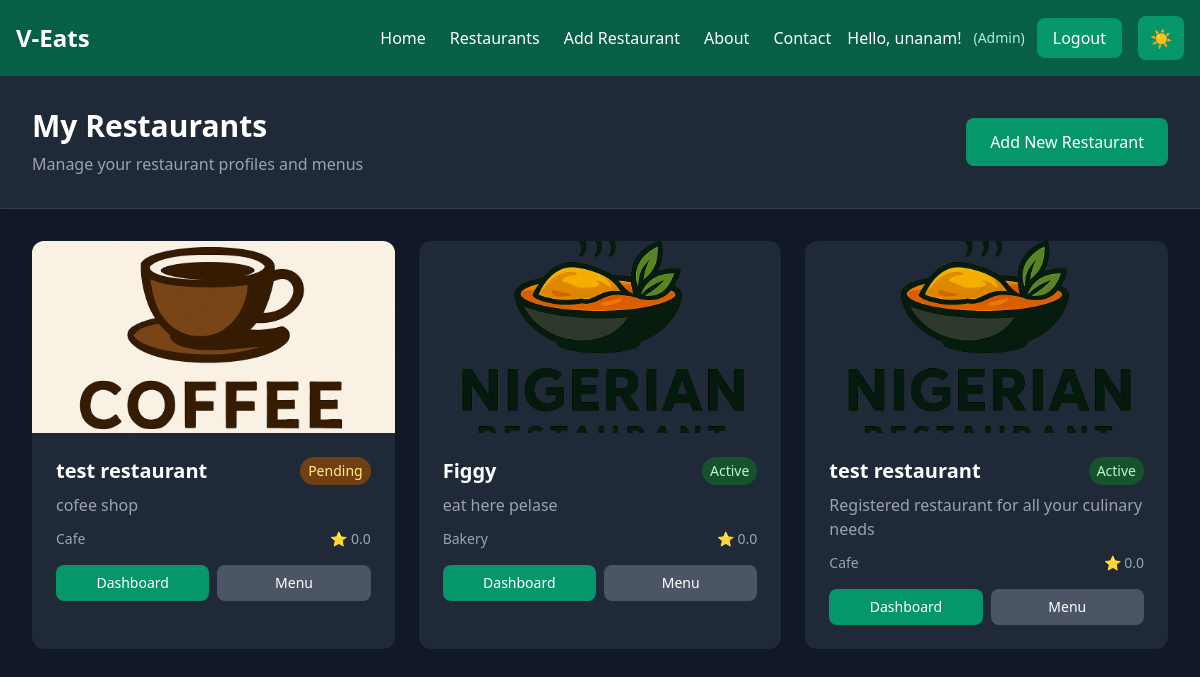
The app's page /restaurants/my-restaurants/ (signed in) with its own data.
### restaurant/models.py (models this page shows, shortened)
class Restaurant(models.Model):
    CATEGORY_CHOICES = [
        ('fast_food', 'Fast Food'),
        ('casual', 'Casual Dining'),
        ('fine_dining', 'Fine Dining'),
        ('cafe', 'Cafe'),
        ('bakery', 'Bakery'),
        ('dessert', 'Dessert'),
        ('other', 'Other'),
    ]
    STATUS_CHOICES = [
        ('active', 'Active'),
        ('inactive', 'Inactive'),
        ('pending', 'Pending Approval'),
    ]
    name = models.CharField(max_length=200)
    description = models.TextField()
    owner = models.ForeignKey(settings.AUTH_USER_MODEL, on_delete=models.CASCADE, related_name='owned_restaurants')
    category = models.CharField(max_length=20, choices=CATEGORY_CHOICES, default='other')
    address = models.TextField()
    phone = models.CharField(max_length=20)
    email = models.EmailField()
    website = models.URLField(blank=True, null=True)
    image = models.ImageField(upload_to='restaurants/', blank=True, null=True)
    logo = models.ImageField(upload_to='restaurant_logos/', blank=True, null=True)
    status = models.CharField(max_length=20, choices=STATUS_CHOICES, default='pending')
    opening_time = models.TimeField()
    closing_time = models.TimeField()
    is_delivery_available = models.BooleanField(default=True)
    delivery_fee = models.DecimalField(max_digits=6, decimal_places=2, default=0.00)
    minimum_order = models.DecimalField(max_digits=8, decimal_places=2, default=0.00)
    rating = models.FloatField(default=0.0)
    total_reviews = models.IntegerField(default=0)
    created_at = models.DateTimeField(auto_now_add=True)
    updated_at = models.DateTimeField(auto_now=True)
    class Meta:
        ordering = ['-created_at']

### restaurant/views.py (the view)
# urls.py: path('my-restaurants/', views.my_restaurants, name='my_restaurants'),
@login_required
def my_restaurants(request):
    if request.user.is_superuser:
        restaurants = Restaurant.objects.all()
    else:
        restaurants = request.user.owned_restaurants.all()
    context = {
        'restaurants': restaurants,
        'is_owner_view': True,
    }
    return render(request, 'restaurant/my_restaurants.html', context)

### restaurant/templates/restaurant/my_restaurants.html (shortened to what this page needs)
{% extends 'base.html' %}
{% block content %}
<div class="min-h-screen bg-gray-50 dark:bg-gray-900">
  <div class="bg-white dark:bg-gray-800 shadow-sm border-b border-gray-200 dark:border-gray-700">
    <div class="max-w-7xl mx-auto px-4 sm:px-6 lg:px-8 py-8">
      <div class="flex flex-col md:flex-row md:items-center md:justify-between">
        <div>
          <h1 class="text-3xl font-bold text-gray-900 dark:text-white">My Restaurants</h1>
          <p class="text-gray-600 dark:text-gray-400 mt-2">Manage your restaurant profiles and menus</p>
        </div>
        {% if user.is_superuser %}
          <a href="{% url 'restaurant:add' %}"
             class="mt-4 md:mt-0 bg-emerald-600 text-white px-6 py-3 rounded-lg hover:bg-emerald-700 transition-colors duration-200 font-medium">
            Add New Restaurant
          </a>
        {% endif %}
      </div>
    </div>
  </div>
  <div class="max-w-7xl mx-auto px-4 sm:px-6 lg:px-8 py-8">
    {% if restaurants %}
      <div class="grid grid-cols-1 md:grid-cols-2 lg:grid-cols-3 gap-6">
        {% for restaurant in restaurants %}
          <div class="bg-white dark:bg-gray-800 rounded-xl shadow-sm hover:shadow-lg transition-shadow duration-200 overflow-hidden">
            {% if restaurant.image %}
              <img src="{{ restaurant.image.url }}" alt="{{ restaurant.name }}" class="w-full h-48 object-cover">
            {% else %}
              <div class="w-full h-48 bg-gradient-to-br from-emerald-200 to-emerald-300 dark:from-emerald-600 dark:to-emerald-700 flex items-center justify-center">
                <span class="text-4xl">🍽️</span>
              </div>
            {% endif %}
            <div class="p-6">
              <div class="flex items-start justify-between mb-2">
                <h3 class="text-xl font-semibold text-gray-900 dark:text-white">{{ restaurant.name }}</h3>
                <span class="text-sm px-2 py-1
                  {% if restaurant.status == 'active' %}bg-green-100 text-green-800 dark:bg-green-900 dark:text-green-200
                  {% elif restaurant.status == 'pending' %}bg-yellow-100 text-yellow-800 dark:bg-yellow-900 dark:text-yellow-200
                  {% else %}bg-red-100 text-red-800 dark:bg-red-900 dark:text-red-200{% endif %} rounded-full">
                  {{ restaurant.status|capfirst }}
                </span>
              </div>
              <p class="text-gray-600 dark:text-gray-400 mb-3 line-clamp-2">{{ restaurant.description }}</p>
              <div class="flex items-center justify-between text-sm text-gray-500 dark:text-gray-400 mb-4">
                <span>{{ restaurant.category|capfirst }}</span>
                <span>⭐ {{ restaurant.rating|floatformat:1 }}</span>
              </div>
              <div class="flex gap-2">
                <a href="{% url 'restaurant:dashboard' restaurant.pk %}"
                   class="flex-1 bg-emerald-600 text-white px-4 py-2 rounded-lg hover:bg-emerald-700 transition-colors duration-200 text-sm text-center">
                  Dashboard
                </a>
                <a href="{% url 'restaurant:manage_menu' restaurant.pk %}"
                   class="flex-1 bg-gray-600 text-white px-4 py-2 rounded-lg hover:bg-gray-700 transition-colors duration-200 text-sm text-center">
                  Menu
                </a>
              </div>
            </div>
          </div>
        {% endfor %}
      </div>
    {% endif %}
  </div>
</div>
{% endblock %}

### users/templates/base.html (shortened to what this page needs)
<!DOCTYPE html>
<html lang="en" class="dark">
<head>
  <script src="https://cdn.tailwindcss.com"></script>
</head>
<body class="bg-emerald-50 dark:bg-emerald-900 text-gray-800 dark:text-gray-200 transition-colors duration-300">
  <nav class="p-4 bg-emerald-600 dark:bg-emerald-800 flex justify-between items-center shadow-lg transition-colors duration-300">
    <div class="flex items-center space-x-4">
      <h1 class="text-white font-bold text-2xl">V-Eats</h1>
    </div>
    <div class="flex items-center space-x-4">
      <div class="hidden md:flex items-center space-x-6">
        <a href="{% url 'users:home' %}" class="text-white hover:text-emerald-200 transition-colors duration-200 font-medium">Home</a>
        <a href="{% url 'restaurant:list' %}" class="text-white hover:text-emerald-200 transition-colors duration-200 font-medium">Restaurants</a>
        {% if user.is_authenticated and user.is_superuser %}
          <a href="{% url 'restaurant:add' %}" class="text-white hover:text-emerald-200 transition-colors duration-200 font-medium">Add Restaurant</a>
        {% endif %}
        <a href="#" class="text-white hover:text-emerald-200 transition-colors duration-200 font-medium">About</a>
        <a href="#" class="text-white hover:text-emerald-200 transition-colors duration-200 font-medium">Contact</a>
      </div>
      <div class="flex items-center space-x-3">
        {% if user.is_authenticated %}
          <span class="text-white font-medium">Hello, {{ user.username }}!</span>
          {% if user.is_superuser %}
            <span class="text-emerald-200 text-sm">(Admin)</span>
          {% elif user.profile and user.profile.role == 'RESTAURANT' %}
            <span class="text-emerald-200 text-sm">(Restaurant)</span>
            <a href="{% url 'restaurant:dashboard' %}" class="text-emerald-200 hover:text-white transition-colors duration-200 font-medium text-sm">
              Dashboard
            </a>
          {% elif user.profile and user.profile.role == 'DRIVER' %}
            <span class="text-emerald-200 text-sm">(Driver)</span>
            <a href="{% url 'driver:dashboard' %}" class="text-emerald-200 hover:text-white transition-colors duration-200 font-medium text-sm">
              Dashboard
            </a>
          {% elif user.profile and user.profile.role == 'USER' %}
            <span class="text-emerald-200 text-sm">(Customer)</span>
          {% endif %}
          <a href="{% url 'users:logout' %}" class="bg-emerald-700 dark:bg-emerald-600 text-white px-4 py-2 rounded-lg hover:bg-emerald-800 dark:hover:bg-emerald-700 transition-all duration-200 font-medium">
            Logout
          </a>
        {% endif %}
      </div>
      <button
        id="darkModeToggle"
        class="bg-emerald-700 dark:bg-emerald-600 text-white px-3 py-2 rounded-lg hover:bg-emerald-800 dark:hover:bg-emerald-700 transition-all duration-200 text-lg"
        title="Toggle dark mode"
      >
        <span id="darkModeIcon" class="block">🌙</span>
      </button>
    </div>
  </nav>
  <main>
    {% block content %}{% endblock %}
  </main>
</body>
</html>

### records on screen
Restaurant: image (picture), name "test restaurant", status "Pending", description "cofee shop", category "Cafe", rating "0.0"
Restaurant: image (picture), name "Figgy", status "Active", description "eat here pelase", category "Bakery", rating "0.0"
Restaurant: image (picture), name "test restaurant", status "Active", description "Registered restaurant for all your culinary needs", category "Cafe", rating "0.0"

### other values on screen
{{ user.username }} "unanam"
